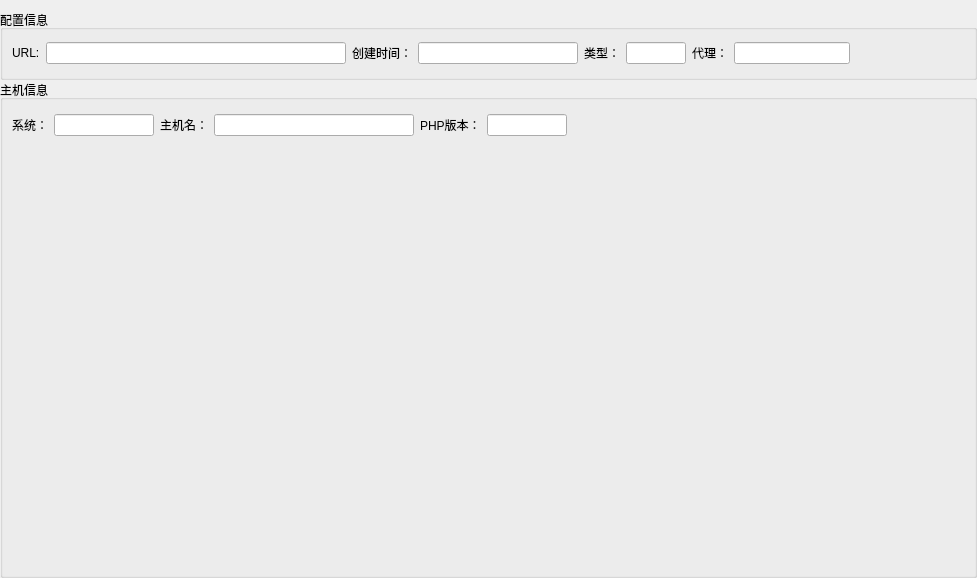
<?xml version="1.0" encoding="UTF-8"?>
<ui version="4.0">
 <class>WebshellInfoTab</class>
 <widget class="QWidget" name="WebshellInfoTab">
  <property name="geometry">
   <rect>
    <x>0</x>
    <y>0</y>
    <width>977</width>
    <height>578</height>
   </rect>
  </property>
  <property name="windowTitle">
   <string>Form</string>
  </property>
  <layout class="QVBoxLayout" name="verticalLayout">
   <property name="spacing">
    <number>0</number>
   </property>
   <property name="leftMargin">
    <number>0</number>
   </property>
   <property name="topMargin">
    <number>10</number>
   </property>
   <property name="rightMargin">
    <number>0</number>
   </property>
   <property name="bottomMargin">
    <number>0</number>
   </property>
   <item>
    <widget class="QGroupBox" name="groupBox_configInfo">
     <property name="minimumSize">
      <size>
       <width>0</width>
       <height>70</height>
      </size>
     </property>
     <property name="maximumSize">
      <size>
       <width>99999</width>
       <height>70</height>
      </size>
     </property>
     <property name="title">
      <string>配置信息</string>
     </property>
     <layout class="QGridLayout" name="gridLayout">
      <item row="0" column="7">
       <widget class="QLineEdit" name="lineEdit_type">
        <property name="minimumSize">
         <size>
          <width>60</width>
          <height>0</height>
         </size>
        </property>
        <property name="maximumSize">
         <size>
          <width>60</width>
          <height>16777215</height>
         </size>
        </property>
        <property name="text">
         <string/>
        </property>
        <property name="readOnly">
         <bool>true</bool>
        </property>
       </widget>
      </item>
      <item row="0" column="1" colspan="2">
       <widget class="QLineEdit" name="lineEdit_url">
        <property name="minimumSize">
         <size>
          <width>300</width>
          <height>0</height>
         </size>
        </property>
        <property name="text">
         <string/>
        </property>
        <property name="readOnly">
         <bool>true</bool>
        </property>
       </widget>
      </item>
      <item row="0" column="5">
       <widget class="QLineEdit" name="lineEdit_time">
        <property name="minimumSize">
         <size>
          <width>160</width>
          <height>0</height>
         </size>
        </property>
        <property name="maximumSize">
         <size>
          <width>160</width>
          <height>16777215</height>
         </size>
        </property>
        <property name="text">
         <string/>
        </property>
        <property name="readOnly">
         <bool>true</bool>
        </property>
       </widget>
      </item>
      <item row="0" column="0">
       <widget class="QLabel" name="label">
        <property name="text">
         <string>URL:</string>
        </property>
       </widget>
      </item>
      <item row="0" column="9">
       <widget class="QLineEdit" name="lineEdit_proxy">
        <property name="maximumSize">
         <size>
          <width>200</width>
          <height>16777215</height>
         </size>
        </property>
        <property name="readOnly">
         <bool>true</bool>
        </property>
       </widget>
      </item>
      <item row="0" column="6">
       <widget class="QLabel" name="label_3">
        <property name="text">
         <string>类型：</string>
        </property>
       </widget>
      </item>
      <item row="0" column="8">
       <widget class="QLabel" name="label_4">
        <property name="text">
         <string>代理：</string>
        </property>
       </widget>
      </item>
      <item row="0" column="3" colspan="2">
       <widget class="QLabel" name="label_2">
        <property name="text">
         <string>创建时间：</string>
        </property>
       </widget>
      </item>
      <item row="0" column="10">
       <spacer name="horizontalSpacer">
        <property name="orientation">
         <enum>Qt::Horizontal</enum>
        </property>
        <property name="sizeHint" stdset="0">
         <size>
          <width>40</width>
          <height>20</height>
         </size>
        </property>
       </spacer>
      </item>
     </layout>
    </widget>
   </item>
   <item>
    <widget class="QGroupBox" name="groupBox_hostInfo">
     <property name="title">
      <string>主机信息</string>
     </property>
     <layout class="QVBoxLayout" name="verticalLayout_2">
      <property name="spacing">
       <number>0</number>
      </property>
      <property name="leftMargin">
       <number>0</number>
      </property>
      <property name="topMargin">
       <number>0</number>
      </property>
      <property name="rightMargin">
       <number>0</number>
      </property>
      <property name="bottomMargin">
       <number>0</number>
      </property>
      <item>
       <widget class="QWidget" name="widget" native="true">
        <property name="maximumSize">
         <size>
          <width>16777215</width>
          <height>50</height>
         </size>
        </property>
        <layout class="QGridLayout" name="gridLayout_2">
         <item row="0" column="2">
          <widget class="QLabel" name="label_6">
           <property name="text">
            <string>主机名：</string>
           </property>
          </widget>
         </item>
         <item row="0" column="0">
          <widget class="QLabel" name="label_5">
           <property name="minimumSize">
            <size>
             <width>15</width>
             <height>0</height>
            </size>
           </property>
           <property name="maximumSize">
            <size>
             <width>45</width>
             <height>16777215</height>
            </size>
           </property>
           <property name="text">
            <string>系统：</string>
           </property>
          </widget>
         </item>
         <item row="0" column="6">
          <spacer name="horizontalSpacer_2">
           <property name="orientation">
            <enum>Qt::Horizontal</enum>
           </property>
           <property name="sizeHint" stdset="0">
            <size>
             <width>40</width>
             <height>20</height>
            </size>
           </property>
          </spacer>
         </item>
         <item row="0" column="4">
          <widget class="QLabel" name="label_10">
           <property name="text">
            <string>PHP版本：</string>
           </property>
          </widget>
         </item>
         <item row="0" column="1">
          <widget class="QLineEdit" name="lineEdit_os">
           <property name="maximumSize">
            <size>
             <width>100</width>
             <height>16777215</height>
            </size>
           </property>
           <property name="text">
            <string/>
           </property>
           <property name="readOnly">
            <bool>true</bool>
           </property>
          </widget>
         </item>
         <item row="0" column="5">
          <widget class="QLineEdit" name="lineEdit_phpVersion">
           <property name="maximumSize">
            <size>
             <width>80</width>
             <height>16777215</height>
            </size>
           </property>
           <property name="text">
            <string/>
           </property>
           <property name="readOnly">
            <bool>true</bool>
           </property>
          </widget>
         </item>
         <item row="0" column="3">
          <widget class="QLineEdit" name="lineEdit_hostname">
           <property name="maximumSize">
            <size>
             <width>200</width>
             <height>16777215</height>
            </size>
           </property>
           <property name="text">
            <string/>
           </property>
           <property name="readOnly">
            <bool>true</bool>
           </property>
          </widget>
         </item>
        </layout>
       </widget>
      </item>
      <item>
       <widget class="QWidget" name="widget_2" native="true">
        <property name="minimumSize">
         <size>
          <width>0</width>
          <height>300</height>
         </size>
        </property>
        <layout class="QVBoxLayout" name="layout_spliter">
         <property name="topMargin">
          <number>0</number>
         </property>
        </layout>
       </widget>
      </item>
     </layout>
    </widget>
   </item>
  </layout>
 </widget>
 <resources/>
 <connections/>
</ui>
